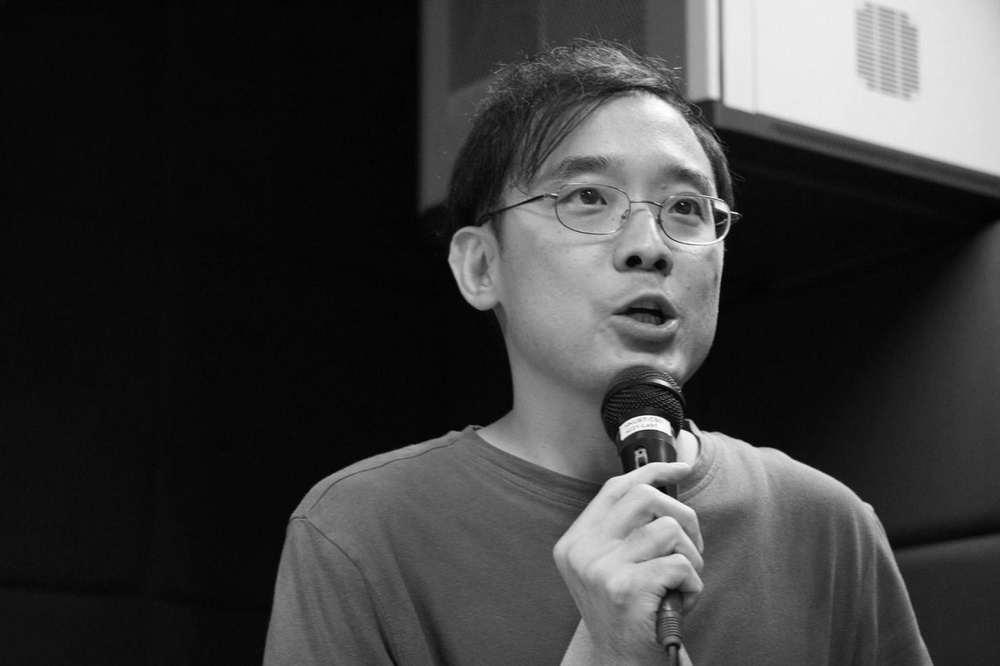
#> input picture opencv-lite/desmond_bnw.jpeg, 1000 x 666 px, shrunk from 1400 x 933 before the run
$ python main.py
#> lines starting #> are read from the running program, lines starting #| are printed output that depends on the picture
### opencv-lite/opencv_lite.py
# An implementation of some of the more "difficult" functions in opencv
import numpy as np
import cv2
import matplotlib.pyplot as plt
import matplotlib.image as mpimg

# saves an image from colorful to bnw
def bnw(dir, save_name = None, save = True):
#> called with dir = 'desmond_bnw.jpeg', save = False
    if save_name is None:
        for i in range(len(dir)):
            if dir[i] == ".":
                save_name = dir[:i] + "_bnw" + dir[i:]
                break
    image = mpimg.imread(dir)
#> image is the input picture: shape (666, 1000, 3); min 0, max 255, mean 59.9
    bnw = cv2.cvtColor(image, cv2.COLOR_RGB2GRAY)
#> in equaliseHist, `hist = cv2.calcHist([image], [0], None, [256], [0,255])`: hist = 256 values, max 56332 at index 7, min 0 at index 255, mean 2601.5
#> the loop in equaliseHist, `for i in range(255):` made 255 passes
#> cum on passes 1 to 3: 6, 21, 111
#> after the loop in equaliseHist, `for i in range(255):`:
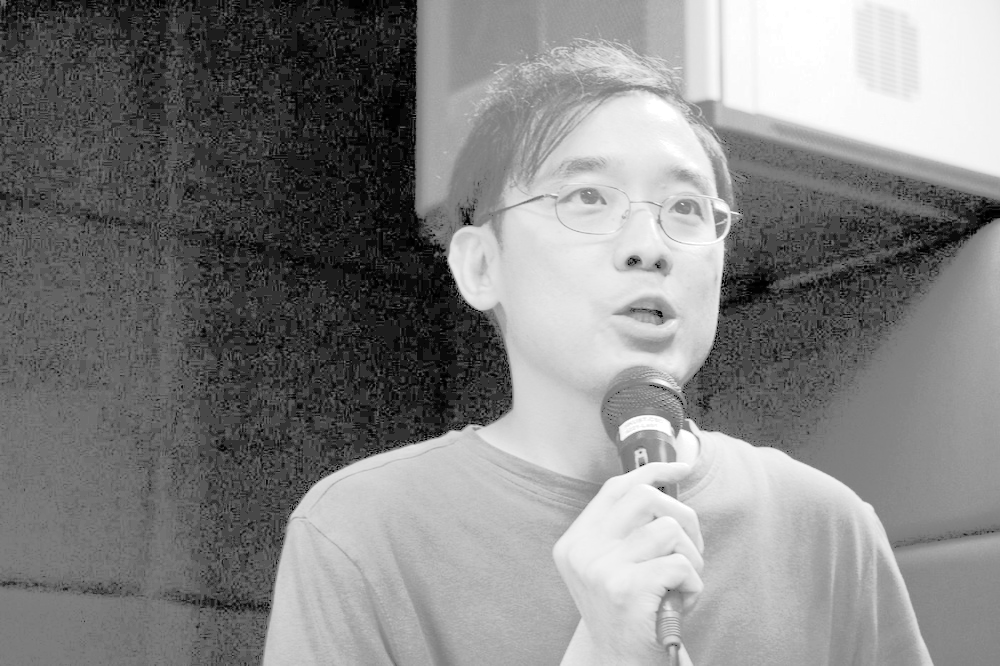
#> img: shape (666, 1000); min 0, max 255, mean 131.3
#> after the loop in equaliseHist, `for i in range(255):`: cum = 665983
#> the loop in equaliseHist (call 2), `for i in range(255):` made 255 passes
#> cum on passes 1 to 3: 889, 889, 889
    if save:
        mpimg.imsave(save_name, bnw, cmap = "gray")
    return bnw

# Plots both image at once
def plot(image1, image2):
    r1, c1 = image1.shape
#> r1 = 666; c1 = 1000
    r2, c2 = image2.shape
#> r2 = 666; c2 = 1000
    combined = np.zeros((max(r1, r2), c1 + c2), dtype = np.uint8)
    combined[:r1, :c1] = image1
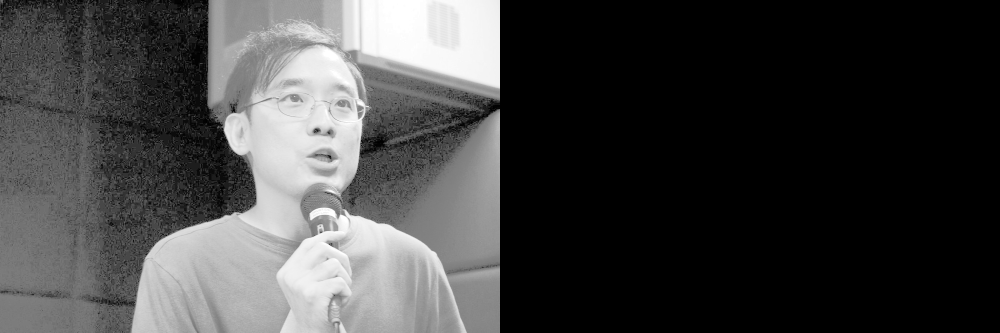
#> combined: shape (666, 2000) (shown at 1/2 size); min 0, max 255, mean 65.6
    combined[:r2, c1:] = image2
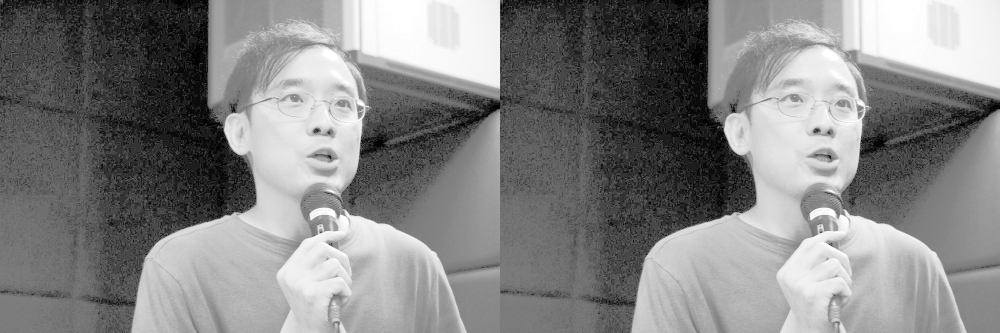
#> combined: shape (666, 2000) (shown at 1/2 size); min 0, max 255, mean 131.3
    plt.figure()
    plt.imshow(combined, cmap = "gray")
    plt.show()
    return combined

# Use otsu binary thresholding
# [11 lines left out: function otsu, not called in this run]

# Plots the histogram and cdf of the image
def histogram(image: np.ndarray):
    hist = cv2.calcHist([image], [0], None, [256], [0,255])
#> hist = 256 values, max 56332 at index 51, min 0 at index 1, mean 2582.9
    plt.figure()
    plt.plot(hist)
    plt.show()
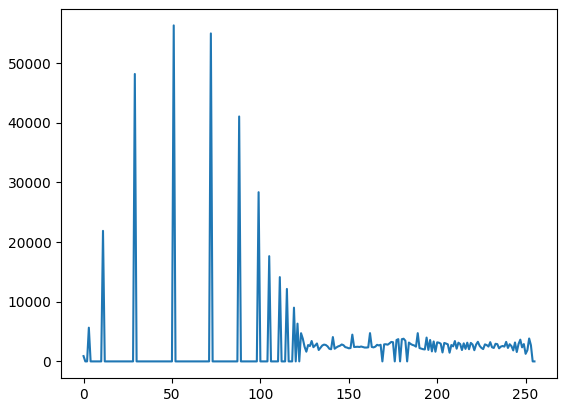
#> figure drawn by matplotlib, 1 panel; curve peaks at x = 51, y = 56332
    cum_hist = []
    cum = 0
    for i in range(255):
        cum += hist[i][0]
        cum_hist.append([cum])
#> this loop made 255 passes
#> after the loop, cum = 661224; cum_hist = 255 items, first 6: [889], [889], [889], [6542], [6542], [6542]
    plt.plot(cum_hist)
    plt.show()
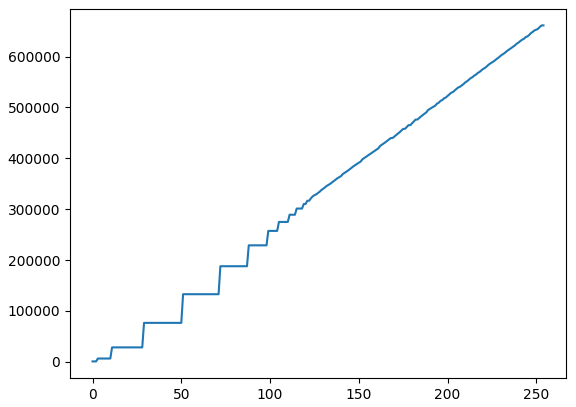
#> figure drawn by matplotlib, 1 panel; curve peaks at x = 253, y = 661224
    return hist

# Use Histogram equalization
def equaliseHist(image:np.ndarray):
    img = np.array(image, dtype = image.dtype)
    hist = cv2.calcHist([image], [0], None, [256], [0,255])
    total_cum = img.shape[0] * img.shape[1]
    cum = 0
    for i in range(255):
        cum += hist[i][0]
        img[image == i] = round(cum / total_cum * 255)
    return img


### opencv-lite/main.py
from opencv_lite import *
import cv2
import matplotlib.pyplot as plt

desmond = bnw("desmond_bnw.jpeg", save = False)

# threshold_1, desmond_1 = otsu(desmond)
# threshold_2, desmond_2 = cv2.threshold(desmond, 0, 255, cv2.THRESH_BINARY + cv2.THRESH_OTSU)

# histogram(desmond)

desmond_1 = equaliseHist(equaliseHist(desmond))
desmond_2 = cv2.equalizeHist(desmond)


plot(desmond_1, desmond_2)
histogram(desmond_1)
histogram(desmond_2)
#> the loop in histogram (call 2), `for i in range(255):` made 255 passes
